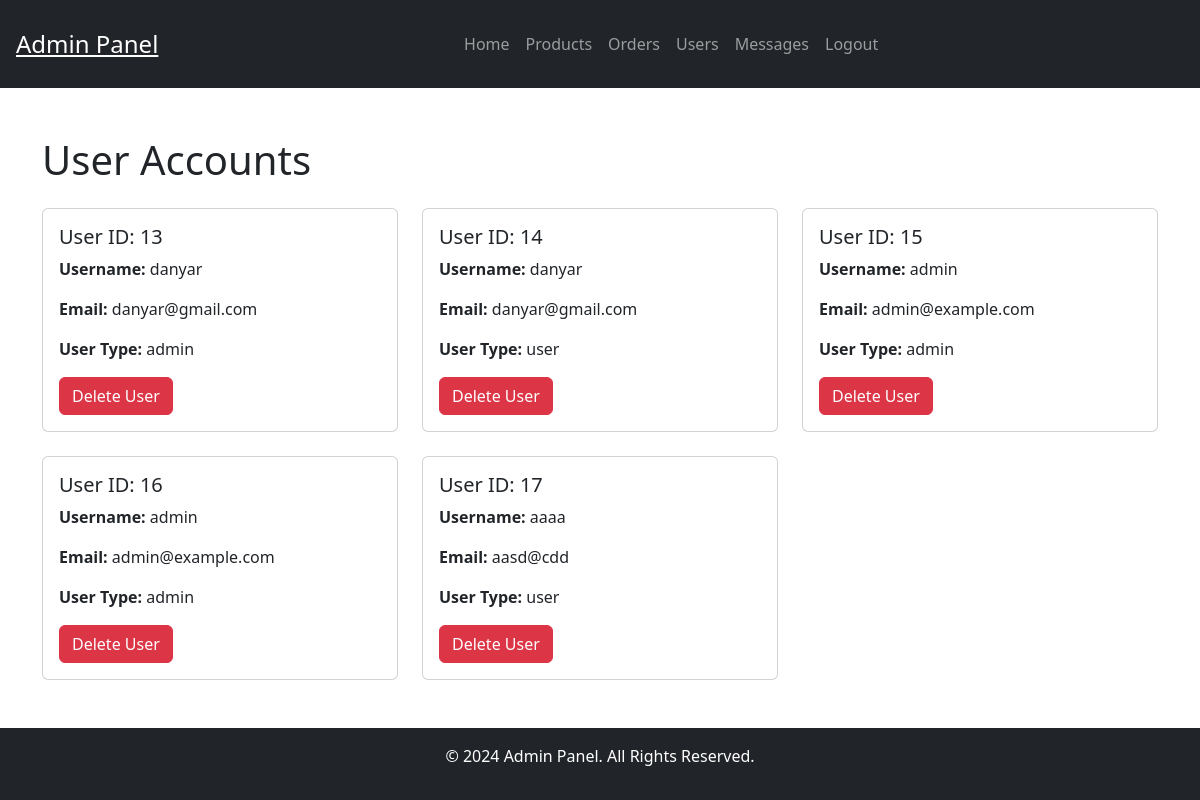
Page /adminUsers.php (signed in) on the committed database.
### tables this page shows
CREATE TABLE `users` (
  `id` int(100) NOT NULL,
  `name` varchar(100) NOT NULL,
  `email` varchar(100) NOT NULL,
  `password` varchar(100) NOT NULL,
  `user_type` varchar(20) NOT NULL DEFAULT 'user'
);

### adminUsers.php (the view, shortened to what this page needs)
<?php
include 'adminHeader.php';
?>
<section class="users container my-5">
    <h1 class="title mb-4">User Accounts</h1>
    <div class="row row-cols-1 row-cols-md-2 row-cols-lg-3 g-4">
        <?php
        $select_users = mysqli_query($conn, "SELECT * FROM `users`") or die('query failed');
        while ($fetch_users = mysqli_fetch_assoc($select_users)) {
        ?>
            <div class="col">
                <div class="card">
                    <div class="card-body">
                        <h5 class="card-title">User ID: <?php echo $fetch_users['id']; ?></h5>
                        <p><strong>Username:</strong> <?php echo $fetch_users['name']; ?></p>
                        <p><strong>Email:</strong> <?php echo $fetch_users['email']; ?></p>
                        <p><strong>User Type:</strong> <span style="color:<?php if ($fetch_users['user_type'] == 'admin') {
                                                                                echo 'var(--orange)';
                                                                            } ?>"><?php echo $fetch_users['user_type']; ?></span></p>
                        <a href="adminUsers.php?delete=<?php echo $fetch_users['id']; ?>" onclick="return confirm('Delete this user?');" class="btn btn-danger">Delete User</a>
                    </div>
                </div>
            </div>
        <?php
        };
        ?>
    </div>
</section>
<?php include 'adminFooter.php'; ?>

### rows in the picture
users: id "13", name "danyar", email "danyar@gmail.com", user_type "admin"
users: id "14", name "danyar", email "danyar@gmail.com", user_type "user"
users: id "15", name "admin", email "admin@example.com", user_type "admin"
users: id "16", name "admin", email "admin@example.com", user_type "admin"
users: id "17", name "aaaa", email "aasd@cdd", user_type "user"
